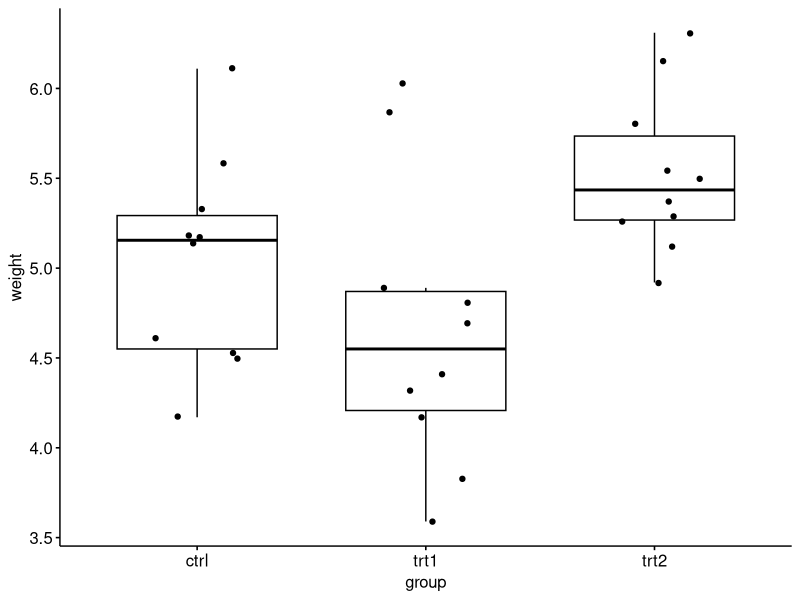
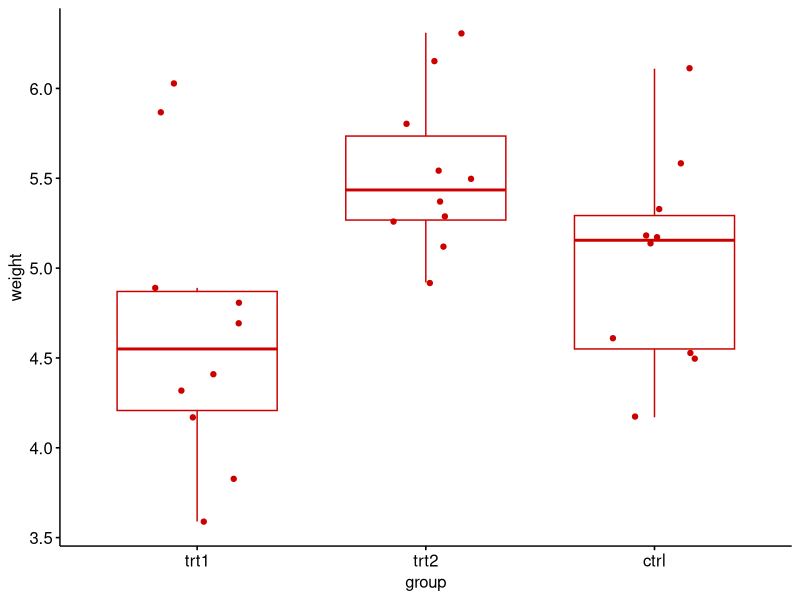
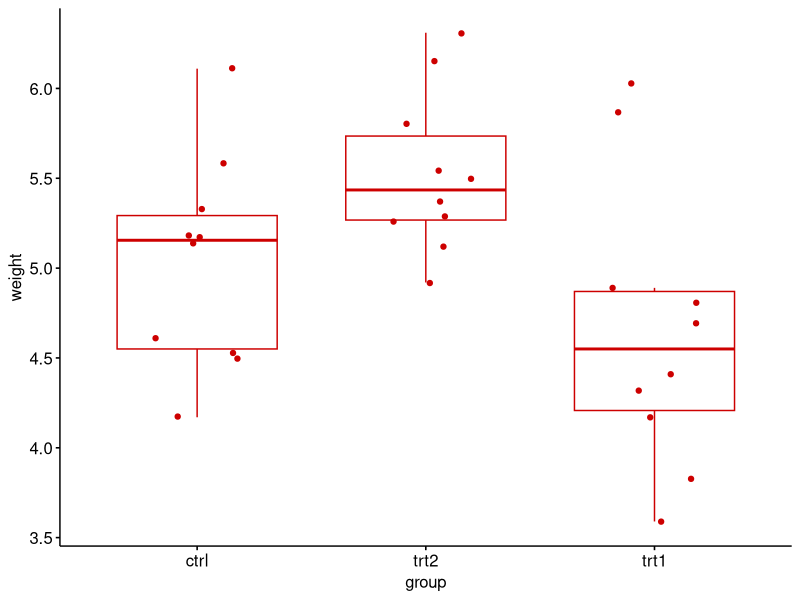
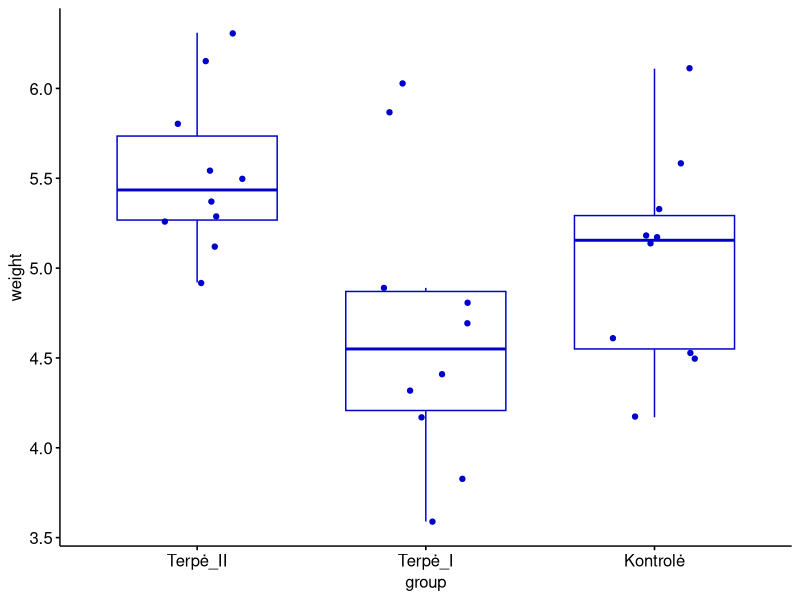
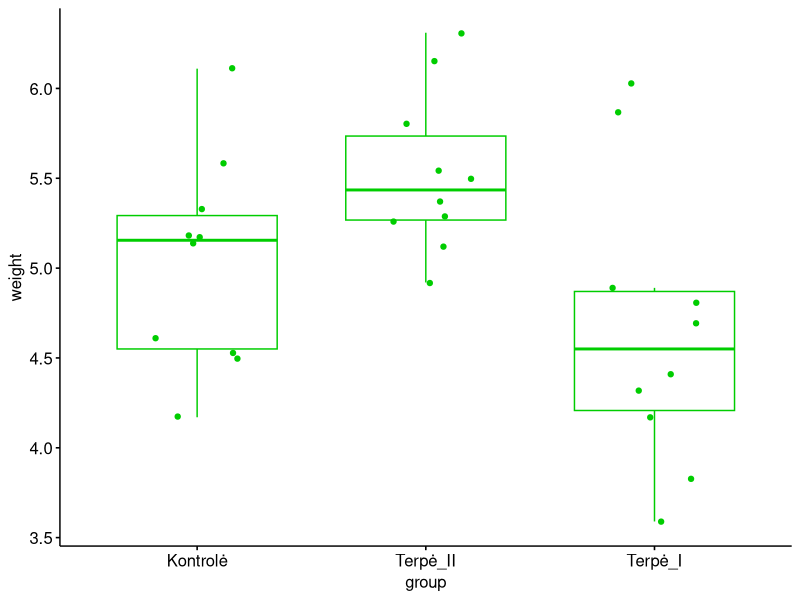
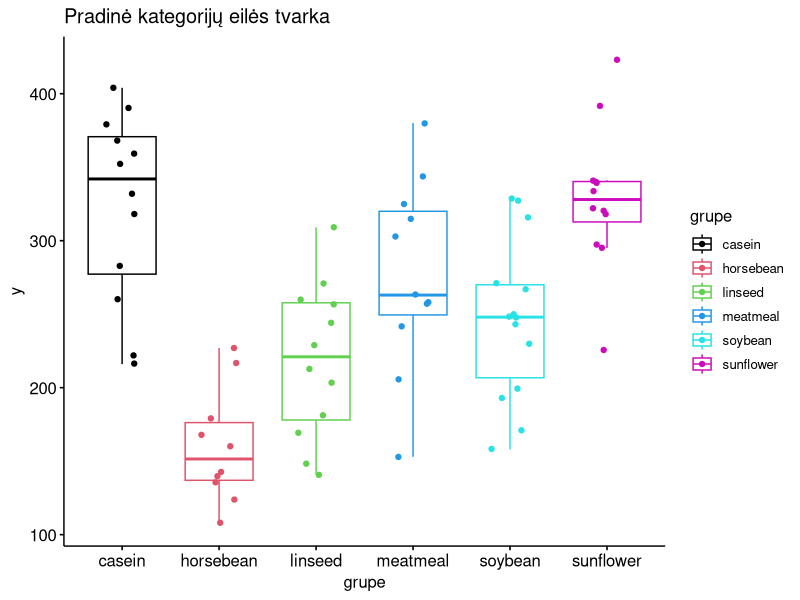
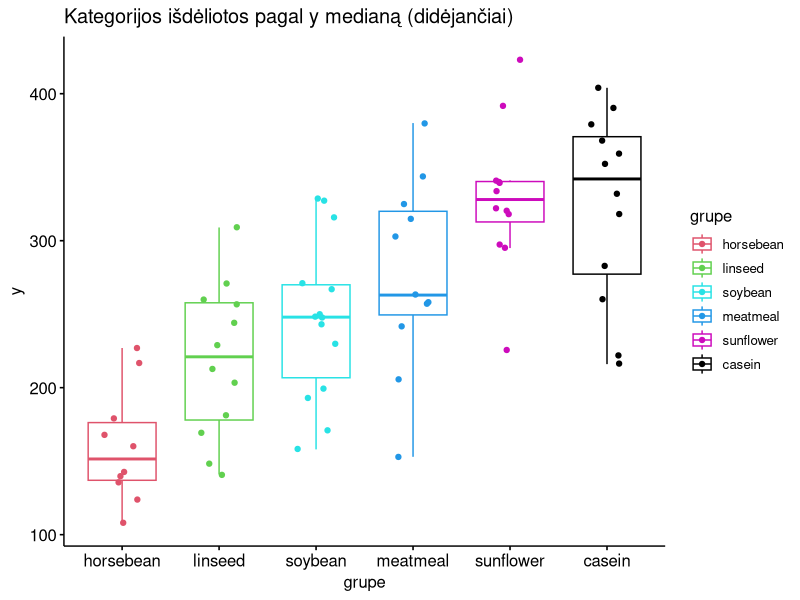
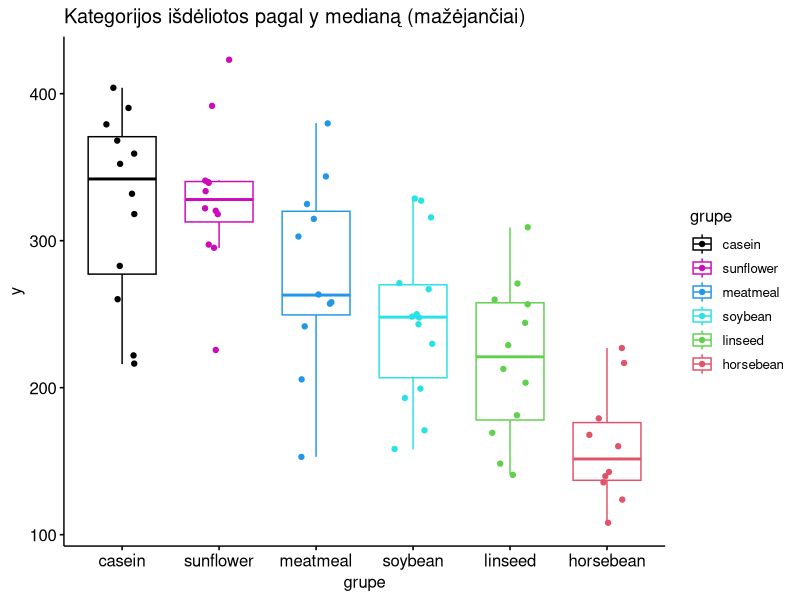

Here is the R script that generated these plots, in order:
## ---- chunk 1
library(conflicted)
library(magrittr)
library(tidyverse)

library(rstatix)
library(ggpubr)

knitr::opts_chunk$set(
  fig.height = 3, 
  fig.width  = 7, 
  fig.align  = "center"
)

Sys.setlocale(locale = "Lithuanian")
## ---- chunk 2
# Demonstraciniai duomenys 1
data(PlantGrowth, package = "datasets")

set.seed(2)
sample_n_by(PlantGrowth, size = 6)
## ---- chunk 3
summary(PlantGrowth)
## ---- chunk 4
PlantGrowth %>% ggboxplot(y = "weight", x = "group", add = "jitter") 
## ---- chunk 5
PlantGrowth_2 <- PlantGrowth %>% mutate(group = fct_relevel(group, "trt1", "trt2"))

PlantGrowth_2 %>% ggboxplot(y = "weight", x = "group", add = "jitter", color = "red3") 
## ---- chunk 6
kategorijos <- c("ctrl", "trt2", "trt1")
PlantGrowth_3 <- PlantGrowth %>% mutate(group = fct_relevel(group, kategorijos))

PlantGrowth_3 %>% ggboxplot(y = "weight", x = "group", add = "jitter", color = "red3") 
## ---- chunk 7
PlantGrowth_lt <-
  PlantGrowth %>%
  mutate(
    group = recode_factor(group,
      trt2 = "Terpė_II",
      trt1 = "Terpė_I",
      ctrl = "Kontrolė"
    ))

PlantGrowth_lt %>% 
  ggboxplot(y = "weight", x = "group", add = "jitter", color = "blue3") 
## ---- chunk 8
PlantGrowth_lt2 <- 
  PlantGrowth_lt %>% 
  set_ref_level("group", ref = "Kontrolė")

PlantGrowth_lt2 %>% 
  ggboxplot(y = "weight", x = "group", add = "jitter", color = "green3")
## ---- chunk 9
# Demonstraciniai duomenys 1
data(chickwts, package = "datasets")
duomenys_a <- chickwts %>% rename(y = weight, grupe = feed) 

set.seed(1)
sample_n_by(duomenys_a, size = 6)
## ---- chunk 10
summary(duomenys_a)
## ---- chunk 11
# Šios eilutės užtikrins, kad spalvos būtų parinktos 
# pagal kategorijos pavadinimą, o ne kategorijos eilės numerį.
# Čia: 1-8 – standartinių „R“ spalvų numeriai. Galima rašyti ir, pvz., "red".
spalvos <- scale_color_manual(values = c("casein" = 1, "horsebean" = 2,
  "linseed" = 3, "meatmeal" = 4, "soybean" = 5, "sunflower" = 6))
## ---- chunk 12

duomenys_a %>% 
  ggboxplot(y = "y", x = "grupe", color = "grupe", add = "jitter", legend = "right") + 
  ggtitle("Pradinė kategorijų eilės tvarka") +
  spalvos
## ---- chunk 13
duomenys_b <- 
  duomenys_a %>%
  mutate(grupe = fct_reorder(grupe, y, .fun = median, .desc = FALSE))

duomenys_b %>%
  ggboxplot(y = "y", x = "grupe", color = "grupe", add = "jitter", legend = "right") +
  ggtitle("Kategorijos išdėliotos pagal y medianą (didėjančiai)") +
  spalvos
## ---- chunk 14
duomenys_c <- 
  duomenys_a %>%
  mutate(grupe = fct_reorder(grupe, y, .fun = median, .desc = TRUE))

duomenys_c %>% 
  ggboxplot(y = "y", x = "grupe", color = "grupe", add = "jitter", legend = "right") +
  ggtitle("Kategorijos išdėliotos pagal y medianą (mažėjančiai)") +
  spalvos
## ---- chunk 15
duomenys_d <- 
  duomenys_a %>%
  mutate(grupe = fct_reorder(grupe, y, .fun = IQR))

duomenys_d %>% 
  ggboxplot(y = "y", x = "grupe", color = "grupe", add = "jitter", legend = "right") +
  ggtitle("Kategorijos išdėliotos pagal kintamojo y kvartilių skirtumą IQR") +
  spalvos
